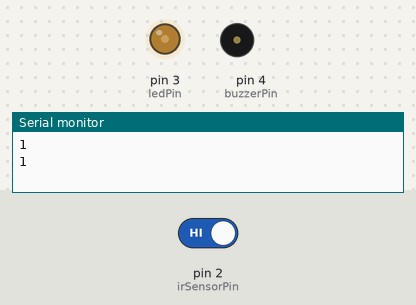
A sketch run on a simulated Arduino Uno, built with avr-gcc and run on an emulated ATmega328P. Shown: output pins drawn as LEDs (lit = HIGH), buzzer (waves = sounding, pin HIGH), the last lines printed to the serial monitor. Inputs (shaded band) come from the test bench; at power-on: pin 2 (irSensorPin) HIGH.

Above: at 0.97 s.
2.1 s: pin 2 (irSensorPin) driven LOW
At 2.54 s:
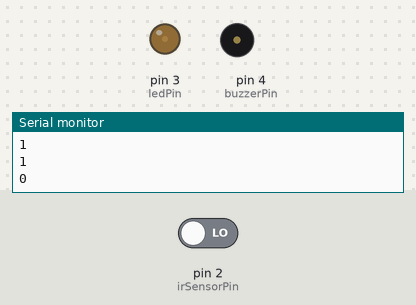
At 3.4 s:
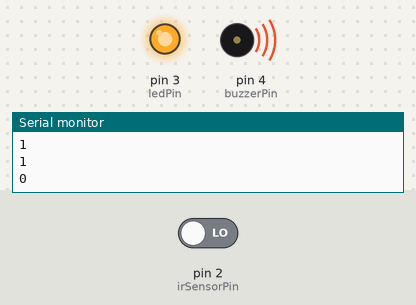
Timing chart, 0 to 11.4 s (numbered marks = the images above; inputs shaded):
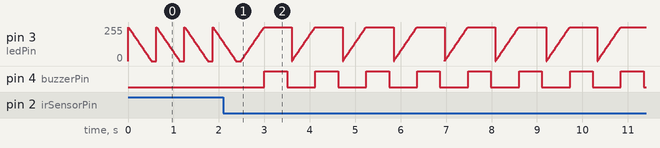

The sketch:

IR_SENCER_with_Faded_light.ino
```cpp
const int irSensorPin = 2;
const int ledPin = 3;       // Must be a PWM pin
const int buzzerPin = 4;

void setup() {
  pinMode(irSensorPin, INPUT);
  pinMode(ledPin, OUTPUT);
  pinMode(buzzerPin, OUTPUT);
  Serial.begin(9600);
}

void loop() {
  int sensorState = digitalRead(irSensorPin);
  Serial.println(sensorState); // For debugging

  if (sensorState == LOW) { // Object detected
    // Smooth LED fade-in
    for (int brightness = 0; brightness <= 255; brightness += 5) {
      analogWrite(ledPin, brightness);
      delay(10);
    }

    //  Buzzer on for 500ms, then off
    digitalWrite(buzzerPin, HIGH);
    delay(500);
    digitalWrite(buzzerPin, LOW);
  } else {
    // 🔅 Smooth LED fade-out
    for (int brightness = 255; brightness >= 0; brightness -= 5) {
      analogWrite(ledPin, brightness);
      delay(10);
    }

    // Buzzer stays off
    digitalWrite(buzzerPin, LOW);
  }

  delay(100); // Buffer before next read
}
```

Measured:
- after the input at 2.1 s, pin 4 (buzzerPin): alternates HIGH for 0.50 s and LOW for 0.62 s, starting after 0.90 s
